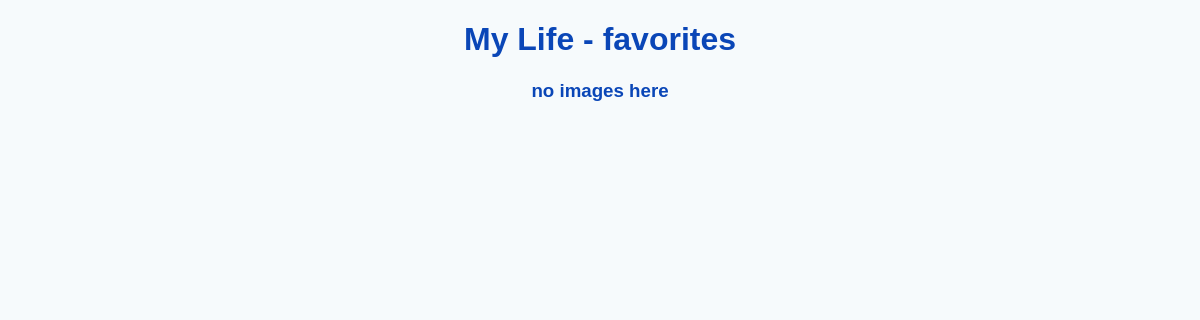
Before: /favorites with the older database file.
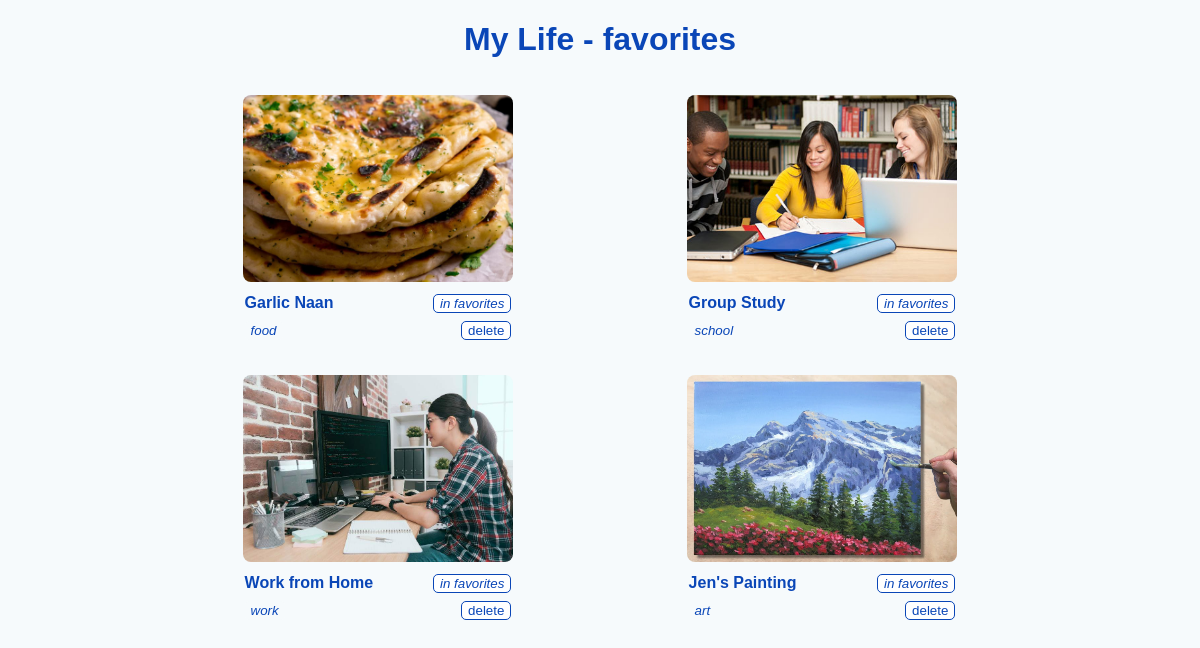
After: the same page with the newer database file.
### app/models.py (models this page shows)
class SavedImages(db.Model):
    id = db.Column(db.Integer, primary_key=True)
    title = db.Column(db.Text, unique=True, nullable=False)
    category = db.Column(db.Text, nullable=False)
    filename = db.Column(db.Text, unique=True, nullable=False)
    favorite = db.Column(db.Boolean, default=False, nullable=False)

### app/routes.py (the view)
@app.route('/favorites')
def favorites():
    print('favorites')
    all_images = get_images(None, True)
    return render_template('categories.html', images=all_images, category='favorites')

### app/helper.py (called while the page is built)
def get_images(category=None, favorites=False):
    if favorites is True:          # return favorited images
        if not SavedImages.query.filter_by(favorite=True): all_images = []
        else: all_images = SavedImages.query.filter_by(favorite=True)
    elif category is None:        # no category mentioned -> show all images
        if not SavedImages.query.all(): all_images = []
        else: all_images = SavedImages.query.all()
    else:                       # shows images of given category
        if not SavedImages.query.filter_by(category=category): all_images = []
        else: all_images = SavedImages.query.filter_by(category=category)
    for image in all_images:     # path for images inside uploads folder
        image.filename = 'uploads/' + image.filename
    return all_images

### app/templates/categories.html (shortened to what this page needs)
{% extends 'base.html' %}
{% block content %}
<h1 onClick="location.href='/'"> <span id="title"> My Life </span> - {{ category }} </h1>
{% if images[0] is defined %}
{% include 'images.html' %}
{% else %}
<h3 id="error"> no images here </h3>
{% endif %}
{% endblock %}

### app/templates/images.html
<div class="cards">
    {% for image in images %}
    <div class="card">
        <img id="photo" src="{{ url_for('static', filename=image.filename) }}" alt="{{ imgName }}" />
        <div class="card-title">
            <b> {{ image.title }} </b>
            {% if image.favorite == True %}
            <button id="favorited" onClick="location.href='/favorite/{{ image.id }}'"><i> in favorites </i></button>
            {% else %}
            <button id="favorite" onClick="location.href='/favorite/{{ image.id }}'"> favorite </button>
            {% endif %}
        </div>
        <div class="card-category">
            <button id="category" onClick="location.href='/tags/{{ image.category }}'"><i> {{ image.category }} </i></button>
            <button id="delete" onClick="location.href='/delete/{{ image.id }}'"> delete </button>
        </div>
    </div>
    {% endfor %}
</div>

Changed rows visible on the page:
now on this page (row edited): SavedImages: filename (picture), title "Garlic Naan", category "food"
added SavedImages: filename (picture), title "Group Study", category "school"
added SavedImages: filename (picture), title "Work from Home", category "work"
added SavedImages: filename (picture), title "Jen's Painting", category "art"
Other visible differences:
text no longer shown: "no images here"
